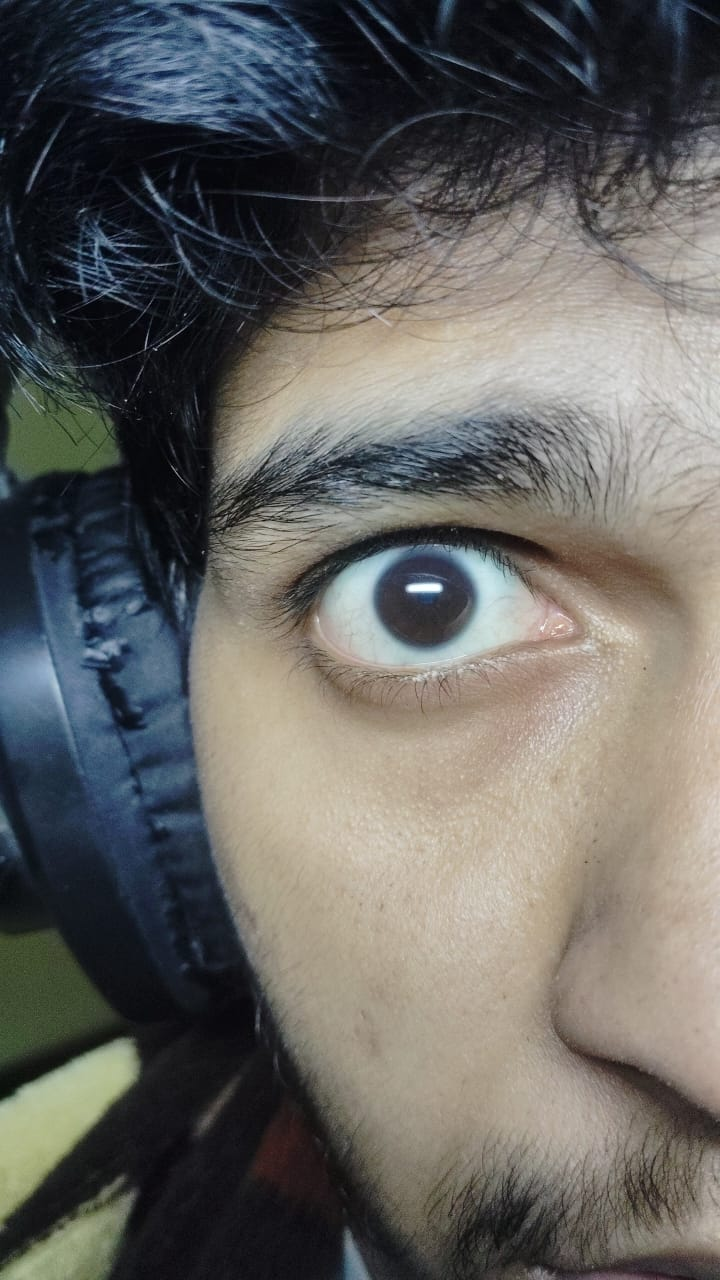
#> input picture imge.jpg, 720 x 1280 px, found by its file name
$ python image.py
#> lines starting #> are read from the running program, lines starting #| are printed output that depends on the picture; after the words box and inside, x2 and y2 are one past the last pixel; in counts of white or black regions, pixels touching at a corner belong together
import cv2

# Load the pre-trained Haar Cascade classifier for eye detection
eye_cascade = cv2.CascadeClassifier(cv2.data.haarcascades + 'haarcascade_eye.xml')

# Read the image from file
image_path = 'opencv\imge.jpg'
frame = cv2.imread(image_path)
#> frame is the input picture: shape (1280, 720, 3); mean B, G, R 96.5, 99.7, 100.8

if frame is None:
    print(f"Error: Could not read image {image_path}.")
    exit()

# Convert the image to grayscale
gray = cv2.cvtColor(frame, cv2.COLOR_BGR2GRAY)
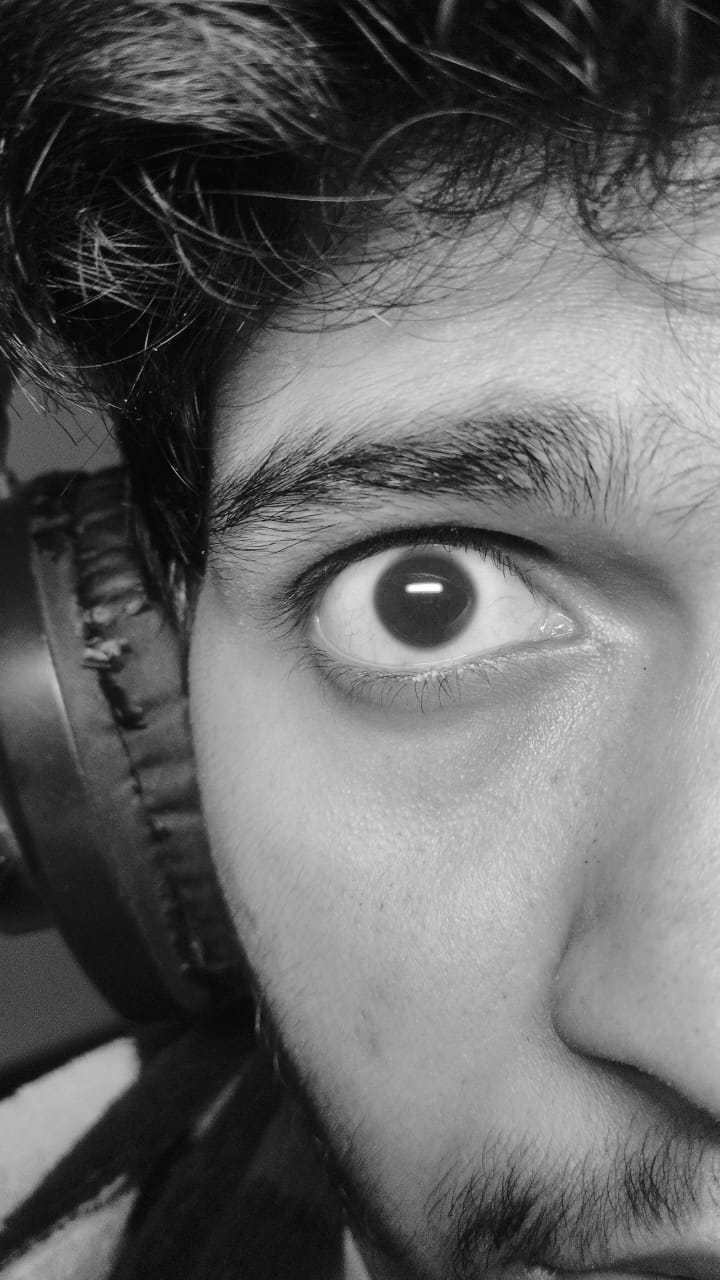
#> gray: shape (1280, 720); min 0, max 254, mean 99.7

# Detect eyes in the image with adjusted parameters
eyes = eye_cascade.detectMultiScale(gray, scaleFactor=1.05, minNeighbors=5, minSize=(30, 30))
#> eyes = [[233, 408, 349, 349]]

# Function to detect the eyeball within the eye region
def detect_eyeball(eye_region):
    # Use edge detection to find contours
    edges = cv2.Canny(eye_region, 50, 150)
    contours, _ = cv2.findContours(edges, cv2.RETR_TREE, cv2.CHAIN_APPROX_SIMPLE)

    # Find the largest contour which will be the eyeball
    max_contour = max(contours, key=cv2.contourArea, default=None)

    if max_contour is not None:
        # Fit a circle to the largest contour
        (x, y), radius = cv2.minEnclosingCircle(max_contour)
        center = (int(x), int(y))
        radius = int(radius)
        return center, radius
    return None, None

# Draw rectangles around the detected eyes and circles around the eyeballs
for (ex, ey, ew, eh) in eyes:
    cv2.rectangle(frame, (ex, ey), (ex+ew, ey+eh), (0, 255, 0), 2)
    eye_region = gray[ey:ey+eh, ex:ex+ew]
    center, radius = detect_eyeball(eye_region)
    if center and radius:
        cv2.circle(frame, (ex + center[0], ey + center[1]), radius, (255, 0, 0), 2)
#> this loop made 1 pass
#> (ex, ey, ew, eh, x in detect_eyeball, y in detect_eyeball, radius, center) on pass 1: (233, 408, 349, 349, 69.5, 69.44, 64, (69, 69))
#> pass 1, `eye_region = gray[ey:ey+eh, ex:ex+ew]`:
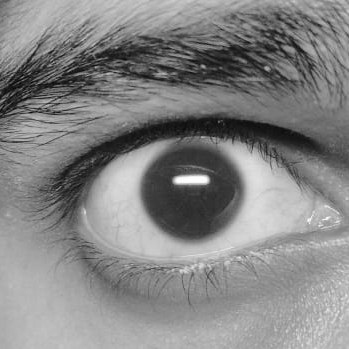
#> eye_region: shape (349, 349); min 1, max 254, mean 132.5
#> pass 1, in detect_eyeball, `edges = cv2.Canny(eye_region, 50, 150)`:
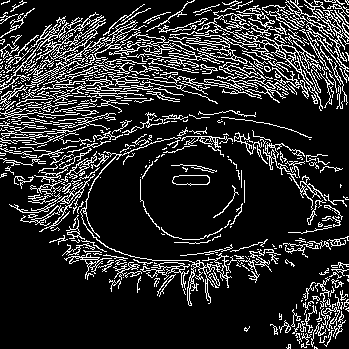
#> edges: shape (349, 349); 16.6% white in thin lines or dots
#> after the loop:
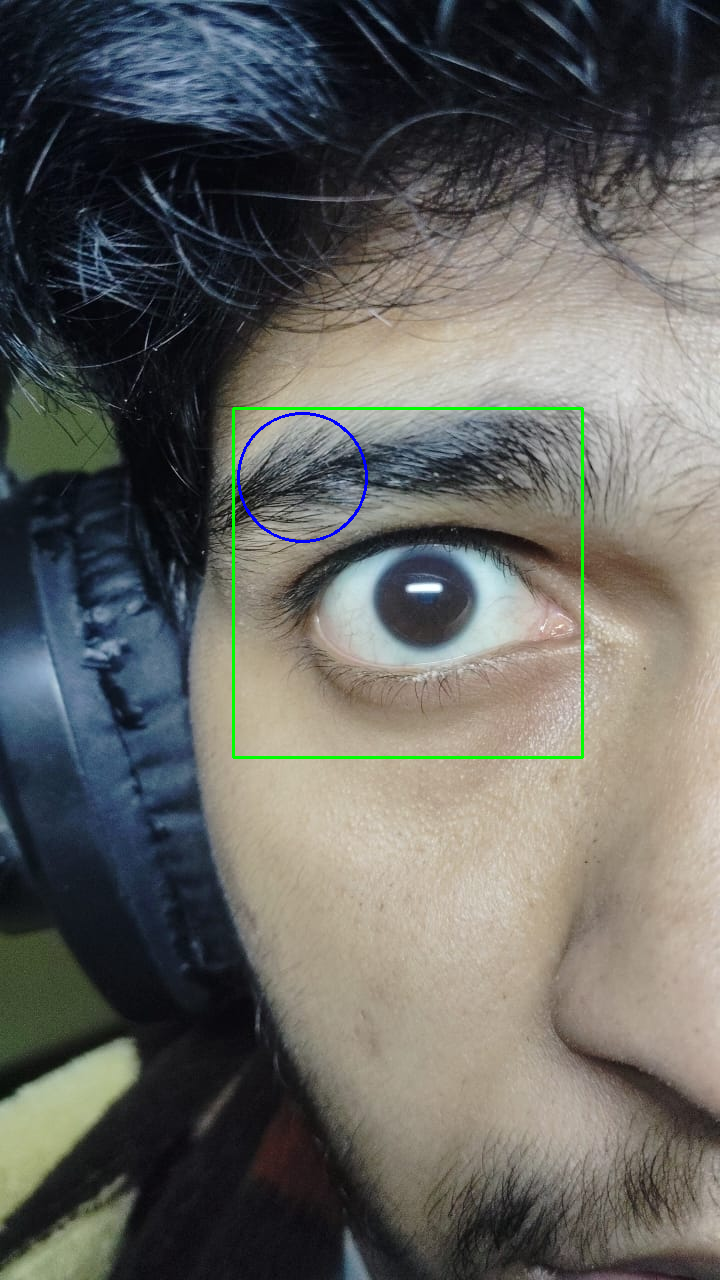
#> frame: shape (1280, 720, 3); 0.58% of pixels changed, all inside (x1, y1, x2, y2) = (232, 407, 584, 759)

# Create a named window with the ability to resize
cv2.namedWindow('Eye Detection', cv2.WINDOW_NORMAL)

# Display the output
cv2.imshow('Eye Detection', frame)

# Wait for the user to press the 'q' key or close the window
while True:
    if cv2.waitKey(1) & 0xFF == ord('q') or cv2.getWindowProperty('Eye Detection', cv2.WND_PROP_VISIBLE) < 1:
#> (key q is pressed here)
        break

# Close all OpenCV windows
cv2.destroyAllWindows()

$ run again, with S2002R01.jpg copied over imge.jpg
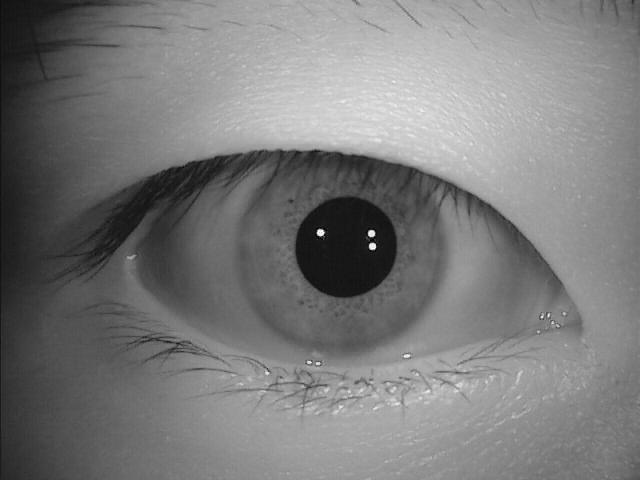
#> input picture S2002R01.jpg, 640 x 480 px, found by its file name
#> frame is the input picture: shape (480, 640, 3); min 0, max 255, mean 122
#> eyes = [[41, 183, 128, 128], [201, 118, 277, 277], [42, 129, 224, 224]]
#> the loop `for (ex, ey, ew, eh) in eyes:` made 3 passes
#> (ex, ey, ew, eh, x in detect_eyeball, y in detect_eyeball, radius, center) on passes 1 to 3: (41, 183, 128, 128, 75.5, 63, 49, (75, 63)), (201, 118, 277, 277, 145.4, 129.3, 52, (145, 129)), (42, 129, 224, 224, 147.5, 48, 22, (147, 48))
#> pass 1, in detect_eyeball, `edges = cv2.Canny(eye_region, 50, 150)`:
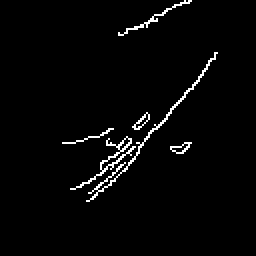
#> edges: shape (128, 128) (shown 2 times larger); 2.4% white in thin lines or dots, all inside (x1, y1, x2, y2) = (31, 0, 109, 101)
#> after the loop `for (ex, ey, ew, eh) in eyes:`:
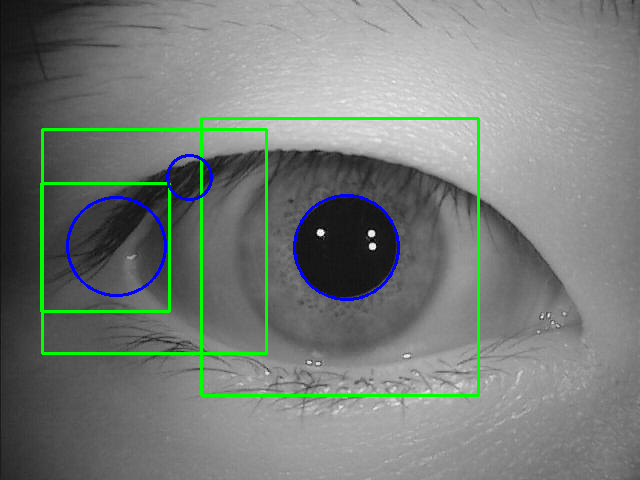
#> frame: shape (480, 640, 3); 3.09% of pixels changed, all inside (x1, y1, x2, y2) = (40, 117, 480, 397)

$ run again, with asd.jpg copied over imge.jpg
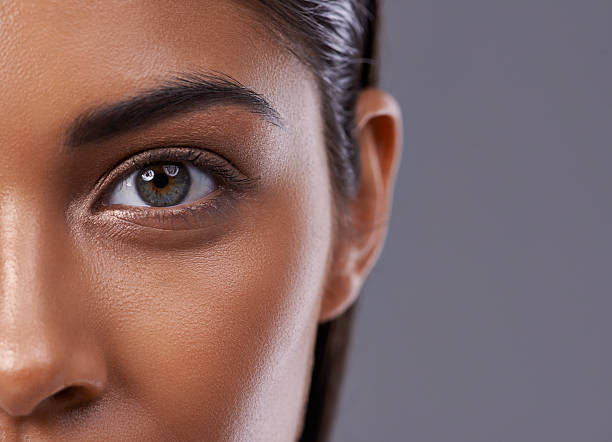
#> input picture asd.jpg, 612 x 442 px, found by its file name
#> frame is the input picture: shape (442, 612, 3); mean B, G, R 102.4, 104, 132.2
#> eyes = [[48, 81, 199, 199]]
#> the loop `for (ex, ey, ew, eh) in eyes:` made 1 pass
#> (ex, ey, ew, eh, x in detect_eyeball, y in detect_eyeball, radius, center) on pass 1: (48, 81, 199, 199, 88.94, 125, 74, (88, 124))
#> pass 1, in detect_eyeball, `edges = cv2.Canny(eye_region, 50, 150)`:
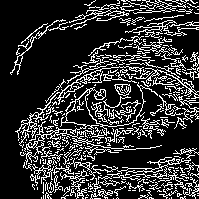
#> edges: shape (199, 199); 20.3% white in thin lines or dots
#> after the loop `for (ex, ey, ew, eh) in eyes:`:
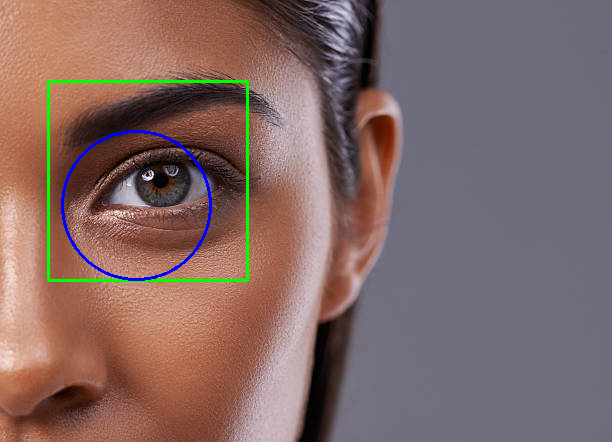
#> frame: shape (442, 612, 3); 1.37% of pixels changed, all inside (x1, y1, x2, y2) = (47, 80, 249, 282)
